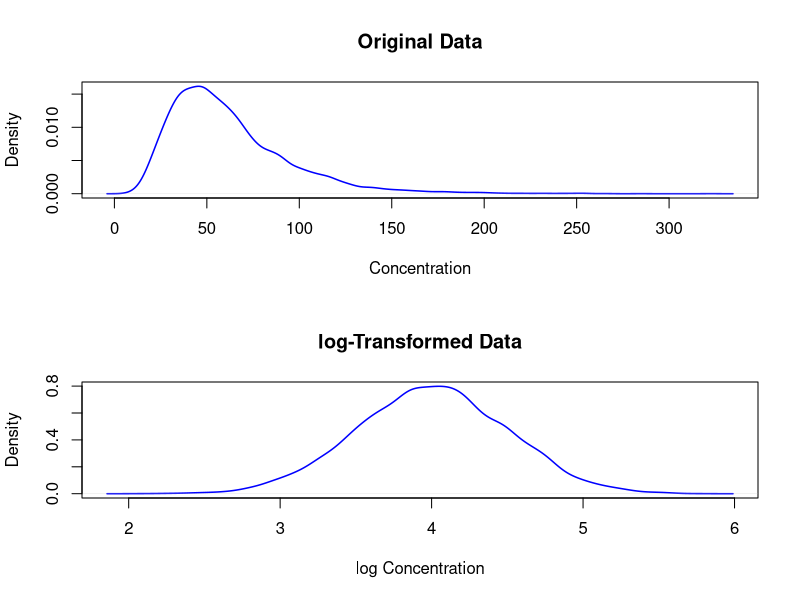

This chart was generated by the following R code:
## ---- chunk 1
A <- sort(exp(rnorm(10000, 4, 0.5)))
par(mfrow = c(2, 1))
plot(density(A), xlab = "Concentration", col = "blue", lwd = 1.5, main = "Original Data")
plot(density(log(A)), xlab = "log Concentration", col = "blue", lwd = 1.5, main = "log-Transformed Data")
